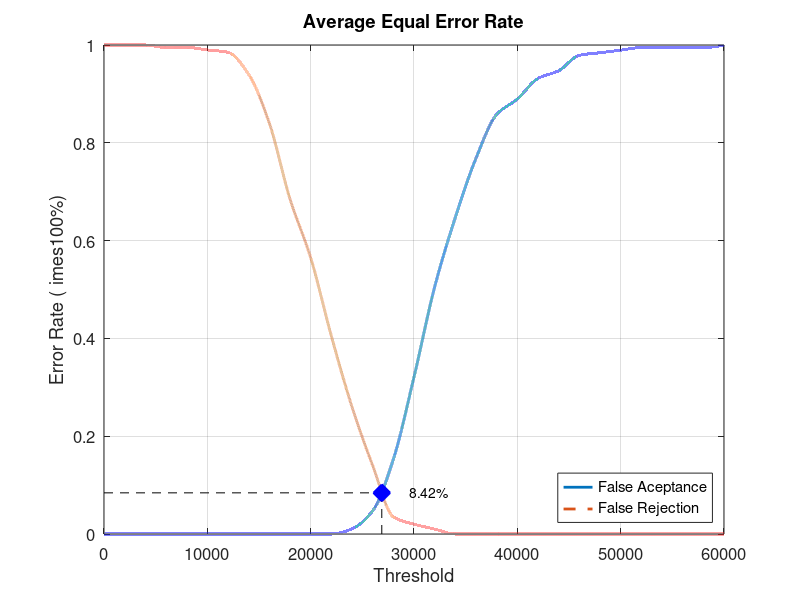
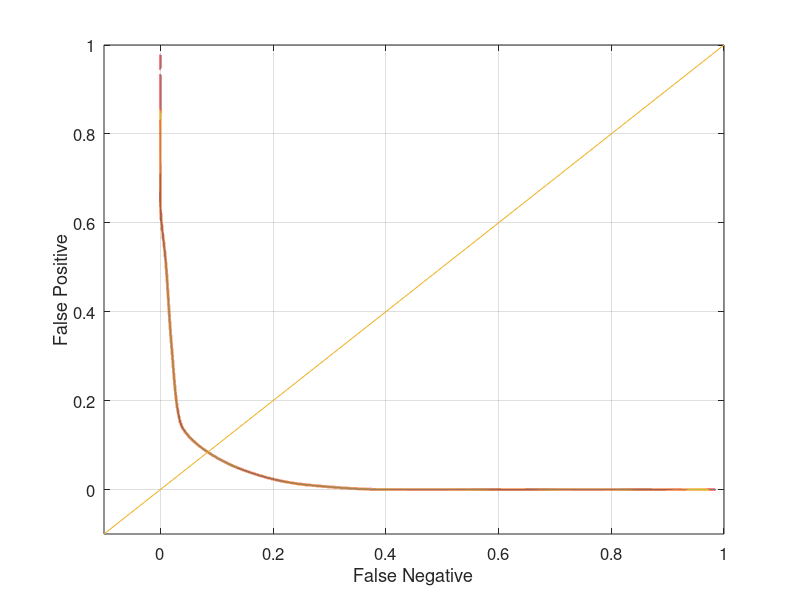

These charts were generated, in order, by the following MATLAB code:
close all;
clear;
clc;
x = 0:2000:60000;
xq = 0:0.5:60000;

y0 = [0 0 0 0 0 0 0 0 0 0 0 0 0.0105263 0.0473684 0.152632 0.321053 0.505263 0.647368 0.768421 0.857895 0.889474 0.931579 0.947368 0.978947 0.984211 0.989474 0.994737 0.994737 0.994737 0.994737 1]
yy0 = interp1(x, y0, xq, 'pchip');
y1 = [1 1 1 0.995 0.995 0.99 0.985 0.94 0.84 0.685 0.565 0.405 0.26 0.14 0.035 0.02 0.01 0 0 0 0 0 0 0 0 0 0 0 0 0 0]
yy1 = interp1(x, y1, xq, 'pchip');

% Calculating EER: 
y2 = abs(y0 - y1);
find(y2 == min(y2))
yy2 = abs(yy0 - yy1);
xEER = find(yy2 == min(yy2));
xEERIndex = xq(xEER) % X-axis EER
yEER = yy0(xEER) % Y-axis EER

main = figure
plot(xq, yy0,'-','LineWidth', 2);	hold on
plot(xq, yy1,'--','LineWidth', 2);	hold on
plot([xEERIndex xEERIndex], [0 yEER], 'k--');	hold on
plot([0 xEERIndex], [yEER yEER], 'k--');	hold on
plot(xEERIndex, yEER, 'bx', 'LineWidth', 10);	hold on
text(xEERIndex + 10 * xEERIndex / 100, yEER, [num2str(round((10000 * yEER)) / 100) '%'])
legend('False Aceptance', 'False Rejection', 'Location', 'SouthEast')
xlabel('Threshold')
ylabel('Error Rate (	imes100%)')
title('Average Equal Error Rate')
set(gca, 'FontSize', 12)
axis([0 60000 0 1])
grid on

print(main, 'Database4_3Main', '-dpng');
FNRxFPR = figure('Color', [1 1 1]);
plot(yy1, yy0, '-', yy1, yy0, 'LineWidth', 2);
hold on
y = -0.1:0.1:1
plot(y, y); 
set(gca, 'FontSize', 12)
xlabel('False Negative')
ylabel('False Positive')
axis([-0.1 1 -0.1 1])
set(gca, 'FontSize', 12)
grid on

print(FNRxFPR, 'Database4_3FNRxFPR','-dpng');
